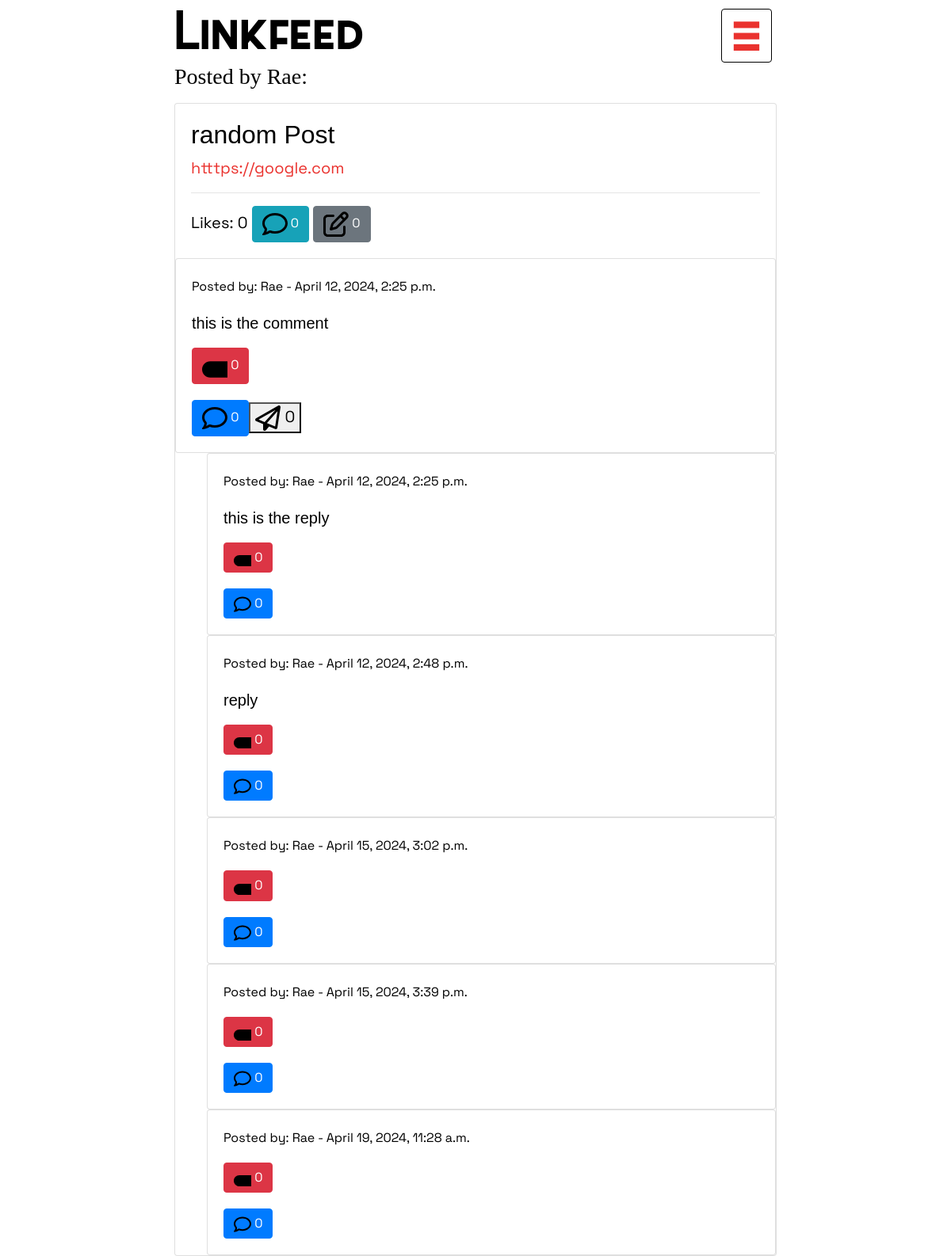
The app's page /Linkfeed/post/301/ (signed in), older data.
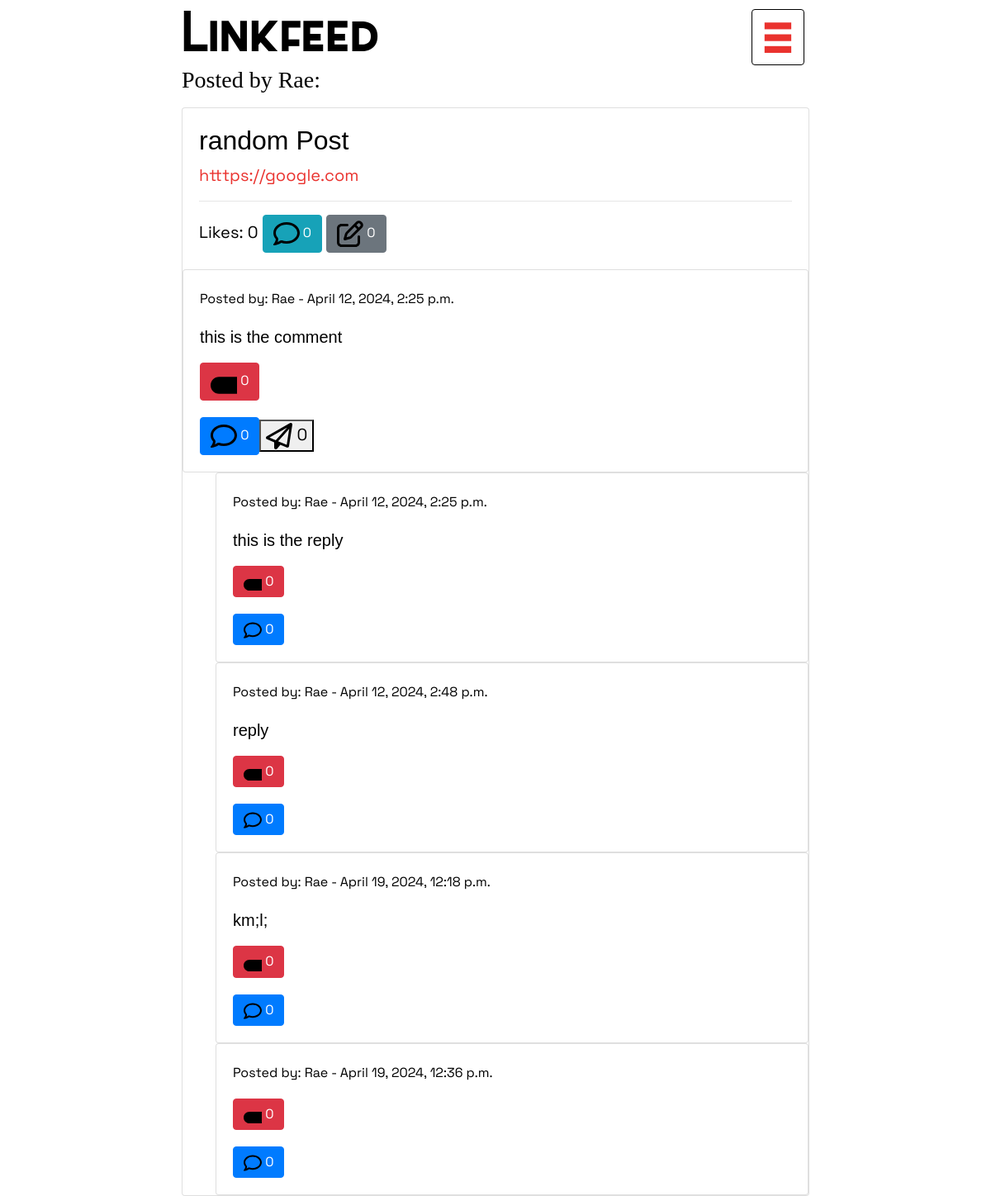
The same page, newer data.
### Linkfeed/models.py (models this page shows, shortened)
class Post(models.Model):
    user = models.ForeignKey(User, on_delete=models.CASCADE, related_name="posts")
    title = models.CharField(blank=True, max_length=255)
    body = models.URLField(blank=True, null=True)
    likes = models.ManyToManyField(User, related_name="blog_posts")
    timestamp = models.DateTimeField(auto_now_add=False, null=True)
    is_rss_feed_post = models.BooleanField(default=False)
    is_imported_rss_feed_post = models.BooleanField(default=False)
    imported_rss_feed = models.ForeignKey(ImportedRSSFeed, on_delete=models.SET_NULL, null=True, blank=True, related_name="posts")
    repost_count = models.IntegerField(default=0)  # New field for repost count
    def total_likes(self):
        return self.likes.count()

class User(AbstractUser):
    pass

class Comment(models.Model):
    user = models.ForeignKey(User, on_delete=models.CASCADE, related_name="comments")
    post = models.ForeignKey(Post, on_delete=models.CASCADE, related_name="comments")
    parent_comment = models.ForeignKey('self', on_delete=models.CASCADE, null=True, blank=True, related_name='replies')
    body = models.TextField()
    likes = models.IntegerField(default=0)
    timestamp = models.DateTimeField(auto_now_add=True)

### Linkfeed/views.py (the view)
# urls.py: path("post/<int:post_id>/", views.post, name="post"),
def post(request, post_id):
    if not request.user.is_authenticated:
        return HttpResponseRedirect(reverse("login"))
    else:
        try:
            stuff = get_object_or_404(Post, id=post_id)
            total_likes = stuff.total_likes()
            liked = False
            if stuff.likes.filter(id=request.user.id).exists():
                liked = True
            post = get_object_or_404(Post, id=post_id)
            comments = Comment.objects.filter(post=post)  # Fetch comments associated with the post
            return render(request, "Linkfeed/post.html", {"post": post, "comments": comments, 'stuff': stuff, 'total_likes': total_likes, 'liked': liked})
        except Http404:
            return HttpResponse("404 - Post Not Found", status=404)

### Linkfeed/templates/Linkfeed/post.html (shortened to what this page needs)
{% extends "Linkfeed/layouts.html" %}
{% load static %}
{% block styles %}
<link rel="stylesheet" href="{% static 'Linkfeed/post.css' %}">
{% endblock %}
{% block body %}
<div class="post-header text-center mb-3">
    <h3>Posted by {{ post.user.username }}:</h3>
</div>
<div class="card post-container">
    <div class="card-body">
        <h2 class="post-title">
            {% if post.title %}
            {{ post.title }}
            {% else %}
            Untitled
            {% endif %}
        </h2>
        <div class="post-body post-body-border">
            {{ post.body|linebreaks }}
        </div>
        <hr>
        <div class="likes-text">
            Likes: {{ total_likes }}
            <button class="btn btn-info" onclick="toggleAddCommentPopup()">
                <img src="{% static 'Linkfeed\comment.svg' %}" width="32" height="32"
                    fill="black" viewBox="0 0 32 32">
                <span>0</span>
            </button>
            {% if request.user == post.user %}
            <button class="btn btn-secondary" onclick="toggleEditPostPopup()">
                <img src="{% static 'Linkfeed\edit.svg' %}" width="32" height="32"
                            fill="black" viewBox="0 0 32 32">
                        <span>0</span>
            </button>
            {% endif %}
        </div>
    </div>
    <div class="comments-dropdown comment-border">
        <div class="scrollable-comments">
            {% for comment in post.comments.all %}
            {% if not comment.parent_comment %}
            <div class="card comment-container">
                <div class="card-body">
                    <p id="comment-username" style="font-size: 16px" class="comment-username">Posted by:
                        {{comment.user.username }} - {{comment.timestamp }}</p>
                    <p class="comment-body">{{ comment.body }}</p>
                    {% if request.user == post.user or request.user == comment.user %}
                    <form id="deleteCommentForm{{ comment.id }}" action="{% url 'delete_comment' comment.id %}"
                        method="post">
                        <button type="button" class="btn btn-danger" onclick="confirmDelete('{{ comment.id }}')">
                            <img src="{% static 'Linkfeed/delete.svg' %}" width="32" height="32" fill="black"
                                viewBox="0 0 32 32">
                            <span>0</span>
                        </button>
                    </form>
                    {% endif %}
                    <button class="btn btn-primary reply-button">
                        <img src="{% static 'Linkfeed\comment.svg' %}" width="32" height="32"
                            fill="black" viewBox="0 0 32 32">
                        <span>0</span>
                        <form class="reply-form" method="post" action="{% url 'add_comment' post_id=post.id %}"
                            style="margin-left: 20px; display: none;">
                            <button type="submit">
                                <img src="{% static 'Linkfeed/send.svg' %}" width="32" height="32" fill="black"
                                    viewBox="0 0 32 32">
                                <span>0</span>
                            </button>
                        </form>
                </div>
            </div>
            {% endif %}
            {% for reply in comment.replies.all %}
            <div class="card comment-container child-comment">
                <div class="card-body">
                    <p id="comment-username" style="font-size: 16px" class="comment-username">Posted by: {{reply.user.username }} - {{reply.timestamp }}</p>
                    <p class="comment-body">{{ reply.body }}</p>
                    {% if request.user == post.user or request.user == reply.user %}
                    <form id="deleteCommentForm{{ reply.id }}" action="{% url 'delete_comment' reply.id %}"
                        method="post">
                        <button type="button" class="btn btn-danger" onclick="confirmDelete('{{ reply.id }}')">
                            <img src="{% static 'Linkfeed/delete.svg' %}" width="22" height="22" fill="black"
                                viewBox="0 0 22 22">
                            <span>0</span>
                        </button>
                    </form>
                    {% endif %}
                    <button class="btn btn-primary reply-button">
                        <img src="{% static 'Linkfeed\comment.svg' %}" width="22" height="22"
                            fill="black" viewBox="0 0 22 22">
                        <span>0</span>
                    </button>
                </div>
            </div>
            {% endfor %}
            {% empty %}
            <p>No comments yet.</p>
            {% endfor %}
        </div>
    </div>
    {% endblock body %}

### Linkfeed/templates/Linkfeed/layouts.html (shortened to what this page needs)
{%load static %}
<html lang="en">
<head>
    <link href="https://stackpath.bootstrapcdn.com/bootstrap/4.5.2/css/bootstrap.min.css" rel="stylesheet">
    <link href="{% static 'Linkfeed/style.css' %}" rel="stylesheet">
    <link rel="stylesheet" href="https://cdnjs.cloudflare.com/ajax/libs/font-awesome/5.15.4/css/all.min.css" />
    {% block styles %}
    {% endblock %}
</head>
<body>
    <div class="user-profile-info">
        <div class="row">
            <div class="col-9">
                {% if request.resolver_match.url_name == 'current_user_profile' or request.resolver_match.url_name == 'profile' %}
                <h1 id="username-header" class="header">
                    <a href="{% url 'feed' profile.user.username %}">{{ profile.user.username }}</a>
                </h1>
                {% elif request.resolver_match.url_name == 'current_user_feed' or request.resolver_match.url_name == 'feed' %}
                <h1 id="username-header" class="header">
                    <a href="{% url 'profile' profile.user.username %}">{{ profile.user.username }}</a>
                </h1>
                {% else %}
                    <h1 id="username-header" class="header">
                        <a href="{% url 'landing' %}">Linkfeed</a>
                    </h1>
                {% endif %}
            </div>
            <div class="col-3 d-flex justify-content-end align-items-center">
                <button class="open-btn" id="open-btn" onclick="openNav()"><h1 id="nav-header" class="header">¬</h1></button>
            </div>
        </div>
    </div>
    {% block body %}
    {% endblock %}
</body>
</html>

### Linkfeed/static/Linkfeed/style.css (style rules this page uses)
html { scroll-behavior: smooth; }
body { max-width:40em; margin:0 auto; padding-right:1em; padding-left: 1em; font-family: Space, sans-serif; font-size:20px; line-height:30px; background-color:#fff; color:#000; font-weight: 300; overflow-y:scroll; }
h1,h2,h3,h4,dt,small,.small,dl#tweetlist dt,footer,label,#commentlist ol li cite,div.blogparent,input[type="submit"] { font-family: Nexa; font-weight:normal; font-style:normal; text-align:left; }
a { color: #EA322E; }
.header { font-family: Sabado, sans-serif; font-size: 3.5em; padding-bottom: 10px; margin-bottom: 0px; margin-top: 10px; line-height: 80%; border-radius: .25rem; }
#nav-header { border: 1px solid black; padding-left: 12px; padding-right: 12px; }
#username-header a { color:#000; }
#open-btn { color: #EA322E; }
.post-title { font-family: Nexa, sans-serif; }
.post-body { z-index: 5; color:#EA322E; }

### Linkfeed/templates/Linkfeed/post.html (style rules this page uses)
.child-comment { margin-left: 40px; }
.comment-body { font-family: Arial, sans-serif; }

### Linkfeed/templates/Linkfeed/layouts.html (style rules this page uses)
#open-btn { background-color: transparent; border: transparent; }

Row changes from the older to the newer data that the page shows:
removed Comment: user.username "Rae", timestamp "April 15, 2024, 3:02 p.m."
removed Comment: user.username "Rae", timestamp "April 15, 2024, 3:39 p.m."
removed Comment: user.username "Rae", timestamp "April 19, 2024, 11:28 a.m."
added Comment: user.username "Rae", timestamp "April 19, 2024, 12:18 p.m.", body "km;l;"
added Comment: user.username "Rae", timestamp "April 19, 2024, 12:36 p.m."
